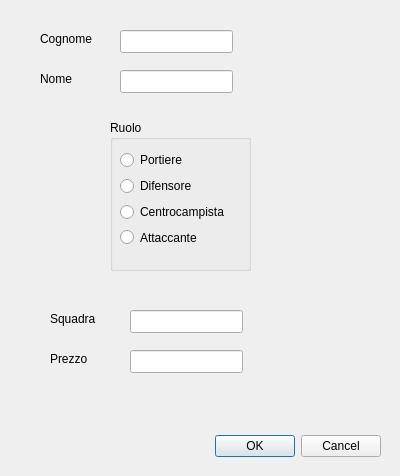
<ui version="4.0" >
 <class>NewPlayer</class>
 <widget class="QDialog" name="NewPlayer" >
  <property name="geometry" >
   <rect>
    <x>0</x>
    <y>0</y>
    <width>400</width>
    <height>476</height>
   </rect>
  </property>
  <property name="windowTitle" >
   <string>Nuovo Giocatore</string>
  </property>
  <widget class="QDialogButtonBox" name="buttonBox" >
   <property name="geometry" >
    <rect>
     <x>40</x>
     <y>430</y>
     <width>341</width>
     <height>32</height>
    </rect>
   </property>
   <property name="orientation" >
    <enum>Qt::Horizontal</enum>
   </property>
   <property name="standardButtons" >
    <set>QDialogButtonBox::Cancel|QDialogButtonBox::NoButton|QDialogButtonBox::Ok</set>
   </property>
  </widget>
  <widget class="QLabel" name="label" >
   <property name="geometry" >
    <rect>
     <x>40</x>
     <y>30</y>
     <width>56</width>
     <height>18</height>
    </rect>
   </property>
   <property name="text" >
    <string>Cognome</string>
   </property>
  </widget>
  <widget class="QLabel" name="label_2" >
   <property name="geometry" >
    <rect>
     <x>40</x>
     <y>70</y>
     <width>56</width>
     <height>18</height>
    </rect>
   </property>
   <property name="text" >
    <string>Nome</string>
   </property>
  </widget>
  <widget class="QLineEdit" name="lineEdit" >
   <property name="geometry" >
    <rect>
     <x>120</x>
     <y>30</y>
     <width>113</width>
     <height>23</height>
    </rect>
   </property>
  </widget>
  <widget class="QLineEdit" name="lineEdit_2" >
   <property name="geometry" >
    <rect>
     <x>120</x>
     <y>70</y>
     <width>113</width>
     <height>23</height>
    </rect>
   </property>
  </widget>
  <widget class="QGroupBox" name="groupBox" >
   <property name="geometry" >
    <rect>
     <x>110</x>
     <y>120</y>
     <width>141</width>
     <height>151</height>
    </rect>
   </property>
   <property name="title" >
    <string>Ruolo</string>
   </property>
   <widget class="QWidget" name="layoutWidget" >
    <property name="geometry" >
     <rect>
      <x>10</x>
      <y>30</y>
      <width>121</width>
      <height>97</height>
     </rect>
    </property>
    <layout class="QVBoxLayout" >
     <item>
      <widget class="QRadioButton" name="radioButton" >
       <property name="text" >
        <string>Portiere</string>
       </property>
      </widget>
     </item>
     <item>
      <widget class="QRadioButton" name="radioButton_2" >
       <property name="text" >
        <string>Difensore</string>
       </property>
      </widget>
     </item>
     <item>
      <widget class="QRadioButton" name="radioButton_3" >
       <property name="text" >
        <string>Centrocampista</string>
       </property>
      </widget>
     </item>
     <item>
      <widget class="QRadioButton" name="radioButton_4" >
       <property name="text" >
        <string>Attaccante</string>
       </property>
      </widget>
     </item>
    </layout>
   </widget>
  </widget>
  <widget class="QLineEdit" name="lineEdit_3" >
   <property name="geometry" >
    <rect>
     <x>130</x>
     <y>350</y>
     <width>113</width>
     <height>23</height>
    </rect>
   </property>
  </widget>
  <widget class="QLabel" name="label_3" >
   <property name="geometry" >
    <rect>
     <x>50</x>
     <y>310</y>
     <width>56</width>
     <height>18</height>
    </rect>
   </property>
   <property name="text" >
    <string>Squadra</string>
   </property>
  </widget>
  <widget class="QLineEdit" name="lineEdit_4" >
   <property name="geometry" >
    <rect>
     <x>130</x>
     <y>310</y>
     <width>113</width>
     <height>23</height>
    </rect>
   </property>
   <property name="inputMask" >
    <string/>
   </property>
  </widget>
  <widget class="QLabel" name="label_4" >
   <property name="geometry" >
    <rect>
     <x>50</x>
     <y>350</y>
     <width>56</width>
     <height>18</height>
    </rect>
   </property>
   <property name="text" >
    <string>Prezzo</string>
   </property>
  </widget>
 </widget>
 <resources/>
 <connections>
  <connection>
   <sender>buttonBox</sender>
   <signal>accepted()</signal>
   <receiver>NewPlayer</receiver>
   <slot>accept()</slot>
   <hints>
    <hint type="sourcelabel" >
     <x>248</x>
     <y>254</y>
    </hint>
    <hint type="destinationlabel" >
     <x>157</x>
     <y>274</y>
    </hint>
   </hints>
  </connection>
  <connection>
   <sender>buttonBox</sender>
   <signal>rejected()</signal>
   <receiver>NewPlayer</receiver>
   <slot>reject()</slot>
   <hints>
    <hint type="sourcelabel" >
     <x>316</x>
     <y>260</y>
    </hint>
    <hint type="destinationlabel" >
     <x>286</x>
     <y>274</y>
    </hint>
   </hints>
  </connection>
 </connections>
</ui>
